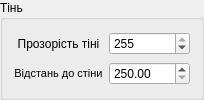
          <widget class="QGroupBox" name="groupBox_3">
           <property name="title">
            <string>Тінь</string>
           </property>
           <layout class="QGridLayout" name="gridLayout_8">
            <item row="2" column="0">
             <widget class="QLabel" name="label_25">
              <property name="font">
               <font>
                <pointsize>8</pointsize>
                <weight>50</weight>
                <bold>false</bold>
               </font>
              </property>
              <property name="text">
               <string>Відстань до стіни</string>
              </property>
              <property name="alignment">
               <set>Qt::AlignCenter</set>
              </property>
             </widget>
            </item>
            <item row="1" column="0">
             <widget class="QLabel" name="label_12">
              <property name="text">
               <string>Прозорість тіні</string>
              </property>
              <property name="alignment">
               <set>Qt::AlignCenter</set>
              </property>
             </widget>
            </item>
            <item row="1" column="1">
             <widget class="QSpinBox" name="aLphaSpinBox_2">
              <property name="maximum">
               <number>255</number>
              </property>
              <property name="value">
               <number>255</number>
              </property>
             </widget>
            </item>
            <item row="2" column="1">
             <widget class="QDoubleSpinBox" name="sb_wall">
              <property name="minimumSize">
               <size>
                <width>81</width>
                <height>23</height>
               </size>
              </property>
              <property name="font">
               <font>
                <weight>50</weight>
                <bold>false</bold>
               </font>
              </property>
              <property name="text" stdset="0">
               <string>250.00</string>
              </property>
              <property name="decimals">
               <number>2</number>
              </property>
              <property name="minimum">
               <double>250.000000000000000</double>
              </property>
              <property name="maximum">
               <double>10000.000000000000000</double>
              </property>
              <property name="value">
               <double>250.000000000000000</double>
              </property>
             </widget>
            </item>
           </layout>
          </widget>
